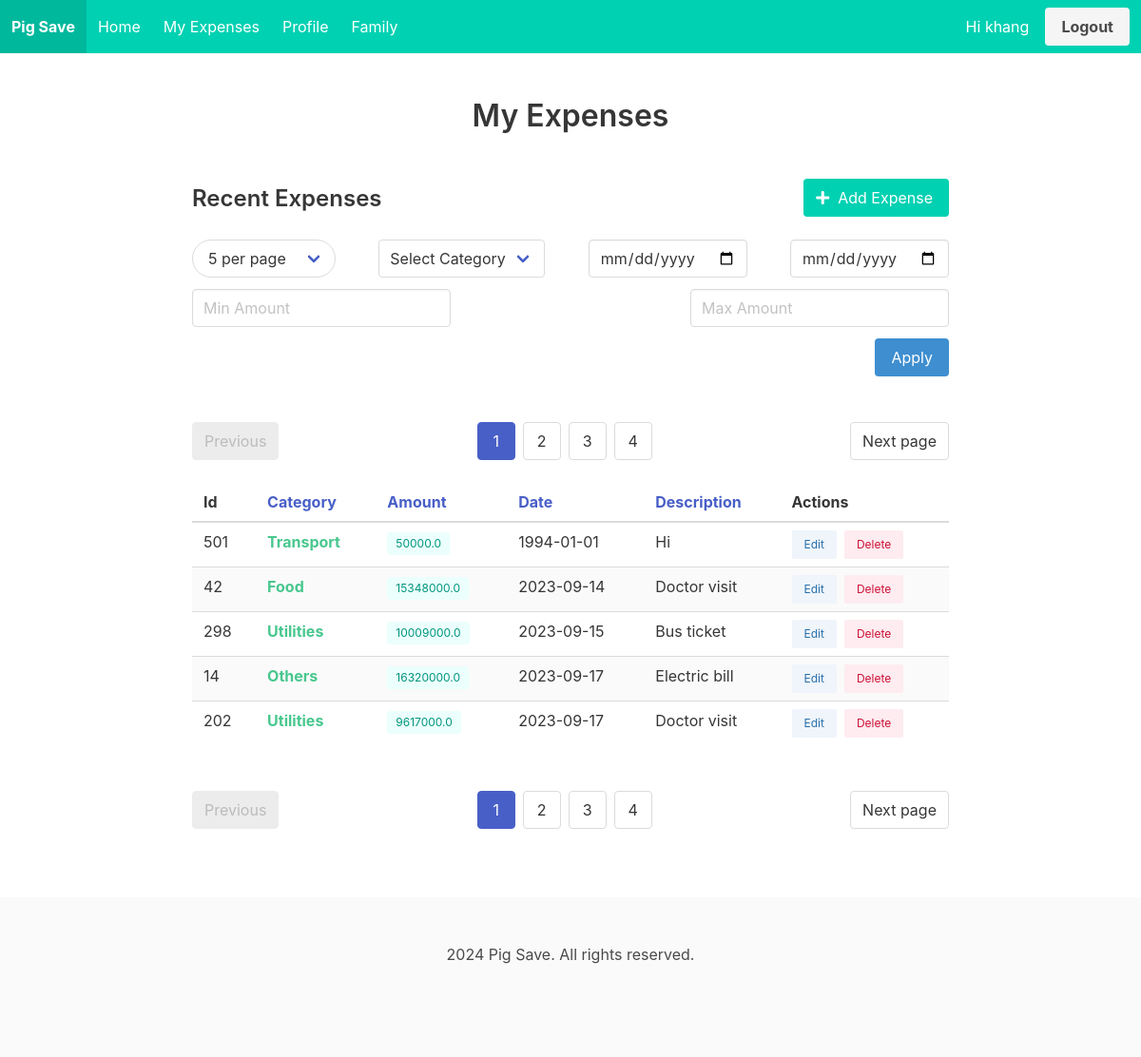
/expenses (signed in), run on the app's committed database.
### tables this page shows
CREATE TABLE users (
            id INTEGER PRIMARY KEY AUTOINCREMENT,
            username TEXT NOT NULL UNIQUE,
            password TEXT NOT NULL
        );

CREATE TABLE expenses (
            id INTEGER PRIMARY KEY AUTOINCREMENT,
            user_id INTEGER NOT NULL,
            amount REAL NOT NULL,
            category TEXT,
            description TEXT,
            date TEXT NOT NULL,
            FOREIGN KEY (user_id) REFERENCES users (id)
        );

### routes.py (the view)
@routes.route('/expenses')
@login_required
def expenses():
    user_id = current_user.id
    page = request.args.get('page', 1, type=int)
    size = request.args.get('size', 5, type=int)
    sort_by = request.args.get('sort_by', 'date')
    sort_order = request.args.get('sort_order', 'asc')
    filters = {key: request.args.get(key) for key in ['category', 'start_date', 'end_date', 'min_amount', 'max_amount']}
    expenses, total_expenses = Expense.get_expenses(user_id, page, size, filters, sort_by, sort_order)
    total_pages = math.ceil(total_expenses / size)
    max_pages_displayed = 4
    start_page = max(1, page - 2)
    end_page = min(total_pages, start_page + max_pages_displayed - 1)
    if end_page - start_page < max_pages_displayed - 1:
        start_page = max(1, end_page - max_pages_displayed + 1)
    return render_template('expense/list.html',
                           expenses=expenses,
                           page=page,
                           total_pages=total_pages,
                           end_page=end_page,
                           start_page=start_page,
                           filters=filters,
                           size=size,
                           sort_by=sort_by,
                           sort_order=sort_order)

### app.py (called while the page is built)
@login_manager.user_loader
def load_user(id):
    from models.user import User
    return User.getUser(id)

### models/user.py (called while the page is built)
    def getUser(user_id):
        conn = sqlite3.connect('pig_save.db')
        cursor = conn.cursor()
        cursor.execute('SELECT id, username FROM users WHERE id = ?', (user_id,))
        user = cursor.fetchone()
        conn.close()
        if user:
            return User(user[0], user[1])
        return None

### templates/expense/list.html (shortened to what this page needs)
{% extends "base.html" %}
{% block content %}
<section class="section">
  <div class="container">
    <div class="columns is-centered">
      <div class="column is-10">
        <h1 class="title has-text-centered is-3 mb-6">My Expenses</h1>
        <div class="level">
          <div class="level-left">
            <div class="level-item">
              <h2 class="title is-4">Recent Expenses</h2>
            </div>
          </div>
          <div class="level-right">
            <div class="level-item">
              <button id="openExpenseDialog" class="button is-primary">
                <span class="icon">
                  <i class="fas fa-plus"></i>
                </span>
                <span>Add Expense</span>
              </button>
            </div>
          </div>
        </div>
          <form method="get" action="{{ url_for('main.expenses') }}" class="mb-5 filter-form">
            <div class="field is-grouped is-justify-content-space-between is-grouped-multiline is-flex-wrap-wrap">
                <div class="control">
                    <div class="select is-rounded">
                      <select name="size" id="size" onchange="this.form.submit()">
                        <option value="5" {% if size == 5 %}selected{% endif %}>5 per page</option>
                      </select>
                    </div>
                  </div>
                <div class="control">
                  <div class="select">
                    <select name="category">
                        <option value="">Select Category</option>
                    </select>
                  </div>
                </div>
                <div class="control">
                  <input class="input" type="date" name="start_date" value="{{ filters.start_date }}" placeholder="Start Date">
                </div>
                <div class="control">
                  <input class="input" type="date" name="end_date" value="{{ filters.end_date }}" placeholder="End Date">
                </div>
                <div class="control">
                  <input class="input" type="number" step="10000" name="min_amount" placeholder="Min Amount" value="{{ filters.min_amount }}">
                </div>
                <div class="control">
                  <input class="input" type="number" step="10000" name="max_amount" placeholder="Max Amount" value="{{ filters.max_amount }}">
                </div>
            </div>
            <div class="control is-flex is-justify-content-flex-end">
                <button type="submit" class="button is-info">Apply</button>
            </div>
            <nav class="pagination is-centered mt-6" role="navigation">
                <a class="pagination-previous" {% if page > 1 %}href="{{ url_for('main.expenses', page=page-1, size=size) }}"{% else %}disabled{% endif %}>Previous</a>
                <a class="pagination-next" {% if page < total_pages %}href="{{ url_for('main.expenses', page=page+1, size=size) }}"{% else %}disabled{% endif %}>Next page</a>
                <ul class="pagination-list">
                  {% for p in range(start_page, end_page + 1) %}
                    <li>
                      <a class="pagination-link {% if p == page %}is-current{% endif %}" href="{{ url_for('main.expenses', page=p, size=size) }}">{{ p }}</a>
                    </li>
                  {% endfor %}
                </ul>
              </nav>
            <div class="table-container">
              <table class="table is-striped is-hoverable is-fullwidth">
                <thead>
                    <tr>
                      <th>
                        Id
                      </th>
                      <th>
                        <a href="{{ url_for('main.expenses', sort_by='category', sort_order='desc' if sort_by == 'category' and sort_order == 'asc' else 'asc', page=page, size=size, **filters) }}">
                          Category
                        </a>
                      </th>
                      <th>
                        <a href="{{ url_for('main.expenses', sort_by='amount', sort_order='desc' if sort_by == 'amount' and sort_order == 'asc' else 'asc', page=page, size=size, **filters) }}">
                          Amount
                        </a>
                      </th>
                      <th>
                        <a href="{{ url_for('main.expenses', sort_by='date', sort_order='desc' if sort_by == 'date' and sort_order == 'asc' else 'asc', page=page, size=size, **filters) }}">
                            Date
                          </a>
                      </th>
                      <th>
                        <a href="{{ url_for('main.expenses', sort_by='description', sort_order='desc' if sort_by == 'description' and sort_order == 'asc' else 'asc', page=page, size=size, **filters) }}">
                          Description
                        </a>
                      </th>
                      <th>Actions</th>
                    </tr>
                  </thead>
                {% if expenses %}
                <tbody>
                  {% for expense in expenses %}
                    <tr>
                      <td>{{ expense[0] }}</td>
                      <td>
                        <strong class="has-text-success">{{ expense[3] }}</strong>
                      </td>
                      <td>
                        <span class="tag is-primary is-light">{{ expense[2] }}</span>
                      </td>
                      <td>{{ expense[5] }}</td>
                      <td>{{ expense[4] }}</td>
                      <td>
                        <div class="buttons are-small">
                            <button type="button" class="button is-info is-light" onclick="editExpense('{{ expense[0] }}', '{{ expense[4] }}', '{{ expense[3] }}', '{{ expense[5] }}', '{{ expense[2] }}')">Edit</button>
                            <button type="button" class="button is-danger is-light" onclick="deleteExpense('{{ expense[0] }}')">Delete</button>
                        </div>
                      </td>
                    </tr>
                  {% endfor %}
                  {% else %}
                  <td colspan="5" class="has-text-centered is-centered is-size-4 is-bold">No records</td>
                </div>
            {% endif %}
                </tbody>
              </table>
            </div>
            <nav class="pagination is-centered mt-6" role="navigation" >
              <a class="pagination-previous" {% if page > 1 %}href="{{ url_for('main.expenses', page=page-1, size=size) }}"{% else %}disabled{% endif %}>Previous</a>
              <a class="pagination-next" {% if page < total_pages %}href="{{ url_for('main.expenses', page=page+1, size=size) }}"{% else %}disabled{% endif %}>Next page</a>
              <ul class="pagination-list">
                {% for p in range(start_page, end_page + 1) %}
                  <li>
                    <a class="pagination-link {% if p == page %}is-current{% endif %}" href="{{ url_for('main.expenses', page=p, size=size) }}">{{ p }}</a>
                  </li>
                {% endfor %}
              </ul>
            </nav>
      </div>
    </div>
  </div>
</section>
{% endblock %}

### templates/base.html (shortened to what this page needs)
<!DOCTYPE html>
<html lang="en">
  <head>
    <link
      rel="stylesheet"
      href="https://cdn.jsdelivr.net/npm/bulma@0.9.3/css/bulma.min.css"
    />
    <link
      rel="stylesheet"
      href="https://cdnjs.cloudflare.com/ajax/libs/font-awesome/5.15.3/css/all.min.css"
    />
  </head>
  <body>
    <nav
      class="navbar is-primary"
      role="navigation"
    >
      <div class="navbar-brand">
        <a class="navbar-item" href="{{ url_for('main.dashboard') }}">
          <strong>Pig Save</strong>
        </a>
      </div>
      <div id="navbarBasicExample" class="navbar-menu">
        <div class="navbar-start">
          <a class="navbar-item" href="{{ url_for('main.dashboard') }}">
            Home
          </a>
          <a class="navbar-item" href="{{ url_for('main.expenses') }}">
            My Expenses
          </a>
          <a class="navbar-item" href="{{ url_for('main.profile') }}">
            Profile
          </a>
          <a class="navbar-item" href="{{ url_for('main.family') }}">
            Family
          </a>
        </div>
        {% if current_user.is_authenticated %}
        <div class="navbar-end">
          <div class="navbar-item">
            <div class="buttons">
              <a href="{{ url_for('main.profile') }}">
                <span class="button is-primary">
                  Hi {{ current_user.username }}
                </span>
              </a>
              <a class="button is-light" href="{{ url_for('main.logout') }}">
                <strong>Logout</strong>
              </a>
            </div>
          </div>
        </div>
        {% endif %}
      </div>
    </nav>
    <main>{% block content %} {% endblock %}</main>
    <footer class="footer">
      <div class="content has-text-centered">
        <p>2024 Pig Save. All rights reserved.</p>
      </div>
    </footer>
  </body>
</html>

### templates/base.html (style rules this page uses)
.filter-form .control { margin-right: 0 !important; margin-left: 0; }

### data on the page
users: username "khang"
expenses: id "501", category "Transport", amount "50000.0", date "1994-01-01", description "Hi"
expenses: id "42", category "Food", amount "15348000.0", date "2023-09-14", description "Doctor visit"
expenses: id "298", category "Utilities", amount "10009000.0", date "2023-09-15", description "Bus ticket"
expenses: id "14", category "Others", amount "16320000.0", date "2023-09-17", description "Electric bill"
expenses: id "202", category "Utilities", amount "9617000.0", date "2023-09-17", description "Doctor visit"

### other printed values
{{ p }} "1" "2" "3" "4"
